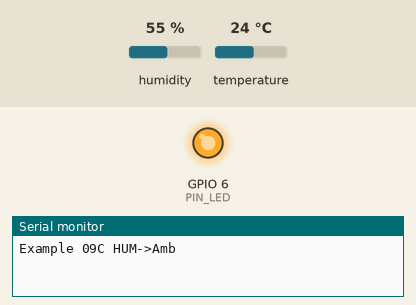
The sketch below on a simulated ESP32-C3. On the bench: output pins drawn as LEDs (lit = HIGH), the last lines printed to the serial monitor. Wiring (inferred from the names in the program): SHT3x sensor at I2C address 0x45. The inputs (shaded band) are chosen by the test bench; at power-on: humidity 55 %, temperature 24 °C. WiFi joins after 1.5 s; servers stay silent unless stated; uploads are accepted with an empty reply. At 2.0 s the program puts the board to deep sleep or switches it off; the recording ends there.

Above: at 0.1 s.
At 1.93 s:
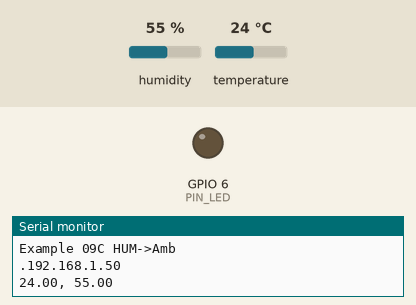
Timing chart, 0 to 2.0 s (numbered marks = the images above):
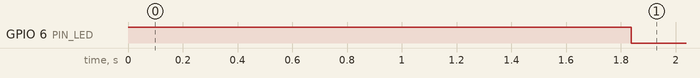

Measured:
- by itself, GPIO 6 (PIN_LED): HIGH → LOW at 1.8 s

The sketch:

example09c_hum_sht31.ino
```cpp
// (licence header left out)
#include <WiFi.h>                           // WiFi用ライブラリ
#include <WiFiUdp.h>                        // UDP通信を行うライブラリ
#include "Ambient.h"                        // Ambient用のライブラリの組み込み
#define PIN_LED 6                           // IO 6(5番ピン)にLEDを接続する
#define SSID "1234ABCD"                     // 無線LANアクセスポイントのSSID
#define PASS "password"                     // パスワード
#define AmbientChannelId 100                // チャネルID(整数)
#define AmbientWriteKey "0123456789abcdef"  // ライトキー(16桁の16進数)
#define SENDTO "192.168.X.X"                // 送信先のIPアドレス
#define PORT 1024                           // 送信のポート番号
#define SLEEP_P 29*60*1000000ul             // スリープ時間 29分(uint32_t)
#define DEVICE "humid_1,"                   // デバイス名(5文字+"_"+番号+",")
void sleep();
Ambient ambient;
WiFiClient client;
IPAddress IP;                               // ブロードキャストIPアドレス

void setup(){                               // 起動時に一度だけ実行する関数
    int waiting=0;                          // アクセスポイント接続待ち用
    pinMode(PIN_LED,OUTPUT);                // LED用ポートを出力に
    digitalWrite(PIN_LED,HIGH);             // LEDの点灯
    shtSetup();                             // 湿度センサの初期化
    Serial.begin(115200);                   // 動作確認のためのシリアル出力開始
    Serial.println("Example 09C HUM->Amb"); // 「Example 09」をシリアル出力表示
    WiFi.mode(WIFI_STA);                    // 無線LANをSTAモードに設定
    WiFi.begin(SSID,PASS);                  // 無線LANアクセスポイントへ接続
    while(WiFi.status() != WL_CONNECTED){   // 接続に成功するまで待つ
        delay(100);                         // 待ち時間処理
        waiting++;                          // 待ち時間カウンタを1加算する
        if(waiting%10==0)Serial.print('.'); // 進捗表示
        if(waiting > 300) sleep();          // 300回(30秒)を過ぎたらスリープ
    }
    IP = WiFi.localIP();                    // IPアドレスを取得
    Serial.println(IP);                     // 本機のIPアドレスをシリアル出力
    IP[3] = 255;                            // ブロードキャストアドレスに
    ambient.begin(AmbientChannelId, AmbientWriteKey, &client);  // Ambient開始
}

void loop(){
    WiFiUDP udp;                            // UDP通信用のインスタンスを定義
    float temp,hum;                         // センサ用の浮動小数点数型変数
    char s[6];

    temp=getTemp();                         // 温度を取得して変数tempに代入
    hum =getHum();                          // 湿度を取得して変数humに代入
    if( temp>-100. && hum>=0.){             // 適切な値の時
        if(!String(SENDTO).compareTo("192.168.X.X")){ // 初期状態の時
            udp.beginPacket(IP, PORT);      // UDP送信先をブロードキャストに設定
        }else{
            udp.beginPacket(SENDTO, PORT);  // UDP送信先を定義済SENDTOに設定
        }
        udp.print(DEVICE);                  // デバイス名を送信
        udp.print(temp,1);                  // 変数tempの値を送信
        Serial.print(temp,2);               // シリアル出力表示
        udp.print(", ");                    // 「,」カンマを送信
        Serial.print(", ");                 // シリアル出力表示
        udp.println(hum,1);                 // 変数humの値を送信
        Serial.println(hum,2);              // シリアル出力表示
        udp.endPacket();                    // UDP送信の終了(実際に送信する)
        /* クラウドへ */
        dtostrf(temp,-5,2,s);               // 温度を文字列に変換
        ambient.set(1,s);                   // Ambient(データ1)へ温度を送信
        dtostrf(hum,-5,2,s);                // 湿度を文字列に変換
        ambient.set(2,s);                   // Ambient(データ2)へ湿度を送信
        ambient.send();                     // Ambient送信の終了(実際に送信する)
    }
    sleep();
}

void sleep(){
    digitalWrite(PIN_LED,LOW);              // LEDの消灯
    delay(200);                             // 送信待ち時間
    esp_deep_sleep(SLEEP_P);                // Deep Sleepモードへ移行
    while(1){                               // 繰り返し処理
        delay(100);                         // 100msの待ち時間処理
    }                                       // 繰り返し中にスリープへ移行
}
```

Ambient.cpp
```cpp
/*
 * ambient.h - Library for sending data to Ambient
 * Created by Takehiko Shimojima, April 21, 2016
 */
#include "Ambient.h"

//#define _DEBUG 1

#if AMBIENT_DEBUG
#define DBG(...) { Serial.print(__VA_ARGS__); }
#define ERR(...) { Serial.print(__VA_ARGS__); }
#else
#define DBG(...)
#define ERR(...)
#endif /* AMBIENT_DBG */

const char* AMBIENT_HOST = "54.65.206.59";
int AMBIENT_PORT = 80;
const char* AMBIENT_HOST_DEV = "192.168.0.8";
int AMBIENT_PORT_DEV = 4567;

const char * ambient_keys[] = {"\"d1\":\"", "\"d2\":\"", "\"d3\":\"", "\"d4\":\"", "\"d5\":\"", "\"d6\":\"", "\"d7\":\"", "\"d8\":\"", "\"lat\":\"", "\"lng\":\"", "\"created\":\""};

Ambient::Ambient() {
}

void
Ambient::begin(unsigned int channelId, const char * writeKey, WiFiClient * c, int dev) {
    this->channelId = channelId;

    if (sizeof(writeKey) > AMBIENT_WRITEKEY_SIZE) {
        ERR("writeKey length > AMBIENT_WRITEKEY_SIZE");
    }
    strcpy(this->writeKey, writeKey);

    if(NULL == c) {
        ERR("Socket Pointer is NULL, open a socket.");
    }
    this->client = c;
    this->dev = dev;
    if (dev) {
        strcpy(this->host, AMBIENT_HOST_DEV);
        this->port = AMBIENT_PORT_DEV;
    } else {
        strcpy(this->host, AMBIENT_HOST);
        this->port = AMBIENT_PORT;
    }
    for (int i = 0; i < AMBIENT_NUM_PARAMS; i++) {
        this->data[i].set = false;
    }
}

bool
Ambient::set(int field, char * data) {
    --field;
    if (field < 0 || field >= AMBIENT_NUM_PARAMS) {
        return false;
    }
    if (strlen(data) > AMBIENT_DATA_SIZE) {
        return false;
    }
    this->data[field].set = true;
    strcpy(this->data[field].item, data);

    return true;
}

bool
Ambient::clear(int field) {
    --field;
    if (field < 0 || field >= AMBIENT_NUM_PARAMS) {
        return false;
    }
    this->data[field].set = false;

    return true;
}

bool
Ambient::send() {

    int retry;
    for (retry = 0; retry < AMBIENT_MAX_RETRY; retry++) {
        int ret;
        ret = this->client->connect(this->host, this->port);
        if (ret) {
            break ;
        }
    }
    if(retry == AMBIENT_MAX_RETRY) {
        ERR("Could not connect socket to host\r\n");
        return false;
    }

    char str[360] = {0};
    char header[54] = {0};
    char host[32] = {0};
    char contentLen[28] = {0};
    const char *contentType = "Content-Type: application/json\r\n\r\n";
    char body[192] = {0};
    char inChar;

    strcat(body, "{\"writeKey\":\"");
    strcat(body, this->writeKey);
    strcat(body, "\",");

    for (int i = 0; i < AMBIENT_NUM_PARAMS; i++) {
        if (this->data[i].set) {
            strcat(body, ambient_keys[i]);
            strcat(body, this->data[i].item);
            strcat(body, "\",");
        }
    }
    body[strlen(body) - 1] = '\0';

    strcat(body, "}\r\n");

    sprintf(header, "POST /api/v2/channels/%d/data HTTP/1.1\r\n", this->channelId);
    if (this->port == 80) {
        sprintf(host, "Host: %s\r\n", this->host);
    } else {
        sprintf(host, "Host: %s:%d\r\n", this->host, this->port);
    }
    sprintf(contentLen, "Content-Length: %d\r\n", strlen(body));
    sprintf(str, "%s%s%s%s%s", header, host, contentLen, contentType, body);

    DBG("sending: ");
    DBG(strlen(str));
    DBG(" bytes\n");
    DBG(str);

    int ret;
    ret = this->client->print(str);
    delay(30);
    DBG(ret);
    DBG(" bytes sent\n\n");
    if (ret == 0) {
        ERR("send failed\n");
        return false;
    }

    while (this->client->available()) {
      inChar = this->client->read();
#if AMBIENT_DEBUG
      Serial.write(inChar);
#endif
    }

    this->client->stop();

    for (int i = 0; i < AMBIENT_NUM_PARAMS; i++) {
        this->data[i].set = false;
    }

    return true;
}
```

Ambient.h
```cpp
/*
 * ambient.h - Library for sending data to Ambient
 * Created by Takehiko Shimojima, April 21, 2016
 */
#ifndef Ambient_h
#define Ambient_h

#include "Arduino.h"
#include <WiFi.h>

#define AMBIENT_WRITEKEY_SIZE 18
#define AMBIENT_MAX_RETRY 5
#define AMBIENT_DATA_SIZE 24
#define AMBIENT_NUM_PARAMS 11

class Ambient
{
public:

    Ambient(void);

    void begin(unsigned int channelId, const char * writeKey, WiFiClient * c, int dev = 0);
    bool set(int field, char * data);
    bool clear(int field);

    bool send();

private:

    WiFiClient * client;
    unsigned int channelId;
    char writeKey[AMBIENT_WRITEKEY_SIZE];
    int dev;
    char host[18];
    int port;

    struct {
        int set;
        char item[AMBIENT_DATA_SIZE];
    } data[AMBIENT_NUM_PARAMS];
};

#endif // Ambient_h
```

i2c_sht31.ino
```cpp
// (licence header left out)
#include <Wire.h>
#define I2C_sht 0x45            // SHT31 の I2C アドレス

float _i2c_sht31_hum;

float getTemp(){
    int temp,hum;
    _i2c_sht31_hum=-999.;
    Wire.beginTransmission(I2C_sht);
    Wire.write(0x2C);
    Wire.write(0x06);
    if(Wire.endTransmission()) return -998.;
    delay(18);                  // 15ms以上
    Wire.requestFrom(I2C_sht,6);
    if(Wire.available() != 6) return -997.0;
    temp = Wire.read();
    temp <<= 8;
    temp += Wire.read();
    Wire.read();
    hum = Wire.read();
    hum <<= 8;
    hum += Wire.read();
    Wire.read();                // 未使用 not used
    _i2c_sht31_hum = (float)hum / 65535. * 100.;
    return (float)temp / 65535. * 175. - 45.;
}

float getHum(){
    return _i2c_sht31_hum;
}

void shtSetup(){
    delay(2);                   // 1ms以上
    Wire.begin(10,19);			// I2Cインタフェースの使用を開始
    delay(18);                  // 15ms以上
}
```
